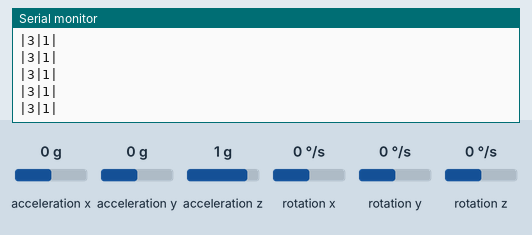
The sketch below on a simulated Arduino Uno, built with avr-gcc and run on an emulated ATmega328P. Shown: the last lines printed to the serial monitor. Wiring (inferred from the names in the program): MPU-6050 motion sensor at I2C address 0x68. The inputs (shaded band) are chosen by the test bench; at power-on: acceleration x 0 g, acceleration z 1 g, acceleration y 0 g, rotation x 0 °/s, rotation y 0 °/s, rotation z 0 °/s.

Above: at 1.2 s.
1.3 s: acceleration x set to -1.4 g
At 1.56 s:
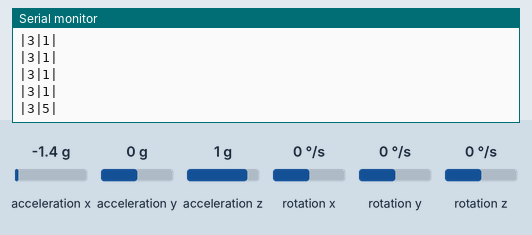
2.8 s: acceleration z set to -1.4 g
At 2.96 s:
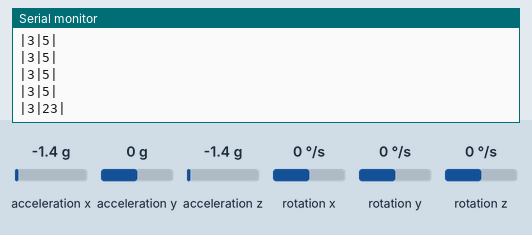
4.3 s: acceleration y set to -1.4 g
At 4.36 s:
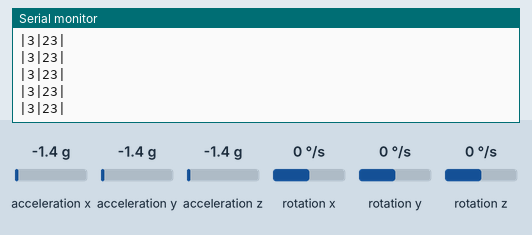
Timing chart, 0 to 7.3 s (numbered marks = the images above; inputs shaded):
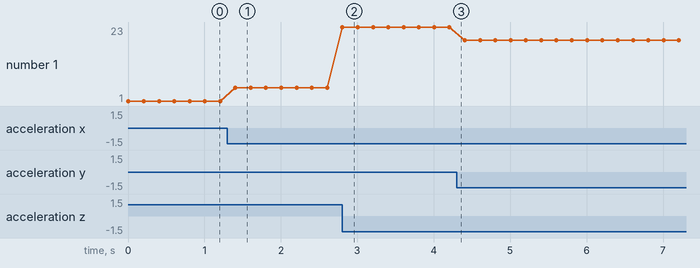

The sketch:

region.ino
```cpp
// (licence header left out)
/**
 * This program reads sensor data from MPU-6050 module,
 * converts the acceleratiton data to the number assigned to a
 * region of the recognition sphere the acceleration data points
 * to and transmits the region number via zigbee module.
 *
 * A sample packet has the form: |3|16|
 */

#define MY 3                  // Identifier for each sensor board
#define INTERVAL 200          // Sampling Time in (ms)
#define THETA_REGIONS 8       // Number of sphere segments in zenith direction
#define MATH_PI 3.14159       // Number PI
#define MSG_LEN 16            // maximum length of the message to be sent
#define MPU 0x68              // I2C address of the MPU-6050
// offset to correct acceleration reading
#define ACC_OFFSET_X 0
#define ACC_OFFSET_Y 0
#define ACC_OFFSET_Z 0
// the threshold acceleration to interprete sensor reading as currupted
#define MAX_ACCELERATION 1.2 * 16384

#include <Wire.h>

/**
 * a recognition model structure holds the total number of regions that
 */
struct recognition_model
{
	int num_region;
	int *prsm;
	int *aprm;
};

/**
 * accelerations are read in three x, y, z orientations.
 */
enum acc
{
	ACC_X,
	ACC_Y,
	ACC_Z,
	ACC_COUNT
};

/**
 * global variables include the recognition model
 */
struct recognition_model model;

/**
 * this function will initialize the recognition model with information
 * that will be used to quickly infer the sphere region based on obtained
 * acceleration data.
 *
 * @param model the object whose members should be initialized
 * @return zero for success and non-zero for failure
 */
int init_model(struct recognition_model *model)
{
	double trsm[THETA_REGIONS + 1];
	double strm[THETA_REGIONS];
	model->prsm = (int*) calloc(THETA_REGIONS, sizeof(int));
	model->aprm = (int*) calloc(THETA_REGIONS, sizeof(int));
	if (model->prsm == NULL)
		return EXIT_FAILURE;
	if (model->aprm == NULL)
		return EXIT_FAILURE;
	for (int i = 0; i < THETA_REGIONS + 1; i++)
		trsm[i] = i * MATH_PI / THETA_REGIONS;
	for (int i = 0; i < THETA_REGIONS; i++) {
		strm[i] = cos(trsm[i]) - cos(trsm[i + 1]);
		model->prsm[i] = round(strm[i] / strm[0]);
	}
	model->aprm[0] = 0;
	for (int i = 1; i < THETA_REGIONS; i++)
		model->aprm[i] = model->aprm[i - 1] + model->prsm[i - 1];
	model->num_region = model->aprm[THETA_REGIONS - 1] + model->prsm[THETA_REGIONS - 1];
	return EXIT_SUCCESS;
}

/**
 * this function reads mpu6050 sensor and updates a given array with
 * accelartion data.
 *
 * @param accs the array that should be initialized with acceleration data
 */
void read_raw_sensor_data(int16_t *accs)
{
	Wire.beginTransmission(MPU);
	// starting with register 0x3B (ACCEL_XOUT_H)
	Wire.write(0x3B);
	Wire.endTransmission(false);
	// request a total of 14 registers
	Wire.requestFrom(MPU, 14, true);
	// 0x3B (ACCEL_XOUT_H) & 0x3C (ACCEL_XOUT_L)
	accs[ACC_X] = Wire.read() << 8 | Wire.read();
	// 0x3D (ACCEL_YOUT_H) & 0x3E (ACCEL_YOUT_L)
	accs[ACC_Y] = Wire.read() << 8 | Wire.read();
	// 0x3F (ACCEL_ZOUT_H) & 0x40 (ACCEL_ZOUT_L)
	accs[ACC_Z] = Wire.read() << 8 | Wire.read();
	// 0x41 (TEMP_OUT_H) & 0x42 (TEMP_OUT_L)
	Wire.read() << 8 | Wire.read();
	// 0x43 (GYRO_XOUT_H) & 0x44 (GYRO_XOUT_L)
	Wire.read() << 8 | Wire.read();
	// 0x45 (GYRO_YOUT_H) & 0x46 (GYRO_YOUT_L)
	Wire.read() << 8 | Wire.read();
	// 0x47 (GYRO_ZOUT_H) & 0x48 (GYRO_ZOUT_L)
	Wire.read() << 8 | Wire.read();
}

/**
 * Depending on how the sensor module is soldered and what resistors have
 * been used on the module, sensor acceleration readings may have significant
 * accuracies. To resolve this issue, the following functions adds an offset
 * value to the sensor readings. These values defined as macros, should be
 * obtained by uploading the calibrate.ino sketch on each board and monitoring
 * received packets from the board while it has a steady state (e.g. placed
 * on a table).
 *
 * @param accs acceleration data to be calibrated
 */
void calibrate(int16_t *accs)
{
	accs[ACC_X] += ACC_OFFSET_X;
	accs[ACC_Y] += ACC_OFFSET_Y;
	accs[ACC_Z] += ACC_OFFSET_Z;
}

/**
 * Acceleration data read from the sensor are static acceleration together
 * with dynamic acceleration caused by body movement. In case dynamic
 * acceleration is not negligible (e.g. the subject is running), recognition
 * model being used fails to correctly interpret the region numer. This
 * function makes sure packets affected by dynamic acceleration are discarded
 * and do not affect the activity code being constructed.
 *
 * @param accs acceleration data read from the sensor
 * @return whether sensor data are severely affected by dynamic acceleration
 */
int is_currupt(int16_t *accs)
{
	int i;
	for (i = 0; i < ACC_COUNT; i++) {
		if (accs[i] > MAX_ACCELERATION)
			return 1;
	}
	return 0;
}

/**
 * this function converts raw acceleration data to the number assigned to the
 * region they are mapped to. It uses a previously initialized model to reduce
 * the amount of required calculations.
 *
 * @param raw raw acceleration data read from the sensor
 * @param region the variable to be updated based on acceleration data
 * @param model the recognition model to use to calculate the sphere region
 */
void process_region(
	int16_t *raw,
	int16_t *region,
	struct recognition_model const *const model
) {
	double phi, theta;
	int16_t reg_phi, reg_theta;
	phi = atan2(raw[ACC_Y], raw[ACC_X]) * 180.0 / MATH_PI + 180.0;
	theta = atan2(sqrt(pow(raw[ACC_X], 2) + pow(raw[ACC_Y], 2)), raw[ACC_Z]) * 180 / MATH_PI;
	reg_theta = floor(theta * THETA_REGIONS / 180.0) + 1;
	if (phi >= 360.0 - 180.0 / model->prsm[reg_theta - 1])
		reg_phi = 1;
	else
		reg_phi = floor(phi * model->prsm[reg_theta - 1] / 360.0 + 0.5) + 1;
	*region = model->aprm[reg_theta - 1] + reg_phi;
}

/**
 * This function initializes the recognition model and prepares the board
 * for reading MPU6050 and transmitting via zigbee module.
 */
void setup()
{
	init_model(&model);
	Wire.begin();
	Wire.beginTransmission(MPU);
	Wire.write(0x6B);           // PWR_MGMT_1 register
	Wire.write(0);              // set to zero (wakes up the MPU-6050)
	Wire.endTransmission(true);
	Serial.begin(9600);
}

/**
 * This function reads acceleration data from MPU-6050, converts them to the
 * number assigned to a region of recognition sphere that the acceleration data
 * is mapped to and transmits the region number via the zigbee module. This
 * function is called repeatedly as long as the board is turned on.
 */
void loop()
{
	unsigned long tic = millis();
	int16_t raw[ACC_COUNT];
	int16_t region;
	char message[MSG_LEN];
	read_raw_sensor_data(&raw[0]);
	calibrate(&raw[0]);
	if (is_currupt(&raw[0]))
		return;
	process_region(&raw[0], &region, &model);
	sprintf(message, "|%d|%d|\n", MY, region);
	Serial.write(message);
	delay(INTERVAL - (millis() - tic));
}
```

Measured:
- after the input at 1.3 s, the serial monitor: prints a new line after 0.11 s (image 1)
- after the input at 2.8 s, the serial monitor: prints a new line at once (image 2)
- plotted number 1: 1 → 5 after the input at 1.3 s, 5 → 23 after the input at 2.8 s, 23 → 19 after the input at 4.3 s
